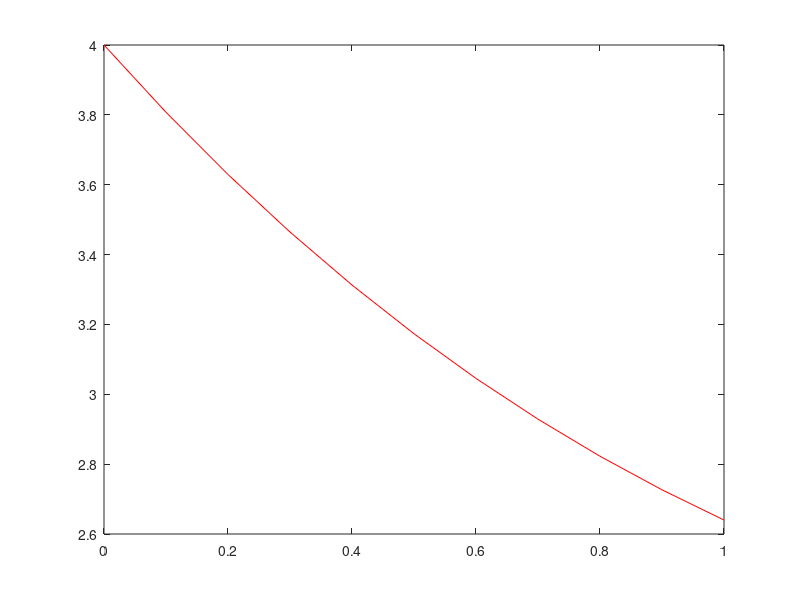

Here is the MATLAB script that generated this plot:
function to_eulermej
  h=0.1;
  t=0:h:1;
  u(1)=4;
  n=length(t);
  for i=2:n
    u(i)=u(i-1)+h*0.5*(fc(t(i-1),u(i-1))+fc(t(i-1)+h,u(i-1)+h*fc(t(i-1),u(i-1))));
  endfor
  u(3)
  plot(t,u,'r')
  endfunction
function y=fc(x,s)
   y=1/2*x-1/2*s;
 endfunction
